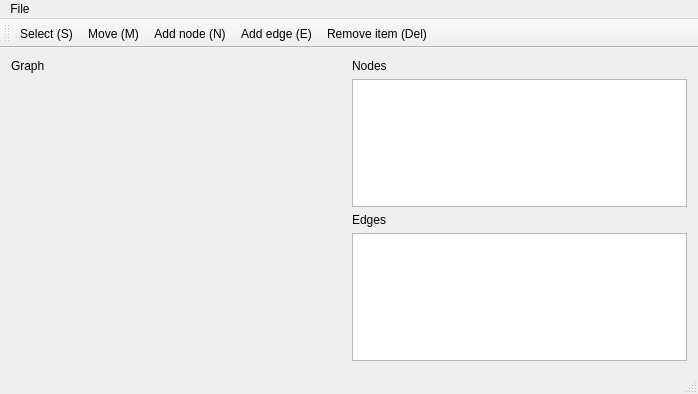
<?xml version="1.0" encoding="UTF-8"?>
<ui version="4.0">
 <class>GraphWindow</class>
 <widget class="QMainWindow" name="GraphWindow">
  <property name="geometry">
   <rect>
    <x>0</x>
    <y>0</y>
    <width>698</width>
    <height>394</height>
   </rect>
  </property>
  <property name="windowTitle">
   <string>Graph Editor</string>
  </property>
  <widget class="QWidget" name="centralWidget">
   <layout class="QGridLayout" name="gridLayout">
    <item row="0" column="0">
     <widget class="QLabel" name="graphLabel">
      <property name="text">
       <string>Graph</string>
      </property>
     </widget>
    </item>
    <item row="3" column="1">
     <widget class="QTableView" name="edgesView">
      <property name="sizePolicy">
       <sizepolicy hsizetype="Minimum" vsizetype="Expanding">
        <horstretch>0</horstretch>
        <verstretch>0</verstretch>
       </sizepolicy>
      </property>
     </widget>
    </item>
    <item row="2" column="1">
     <widget class="QLabel" name="edgeLabel">
      <property name="text">
       <string>Edges</string>
      </property>
     </widget>
    </item>
    <item row="1" column="1">
     <widget class="QTableView" name="nodesView">
      <property name="sizePolicy">
       <sizepolicy hsizetype="Minimum" vsizetype="Expanding">
        <horstretch>0</horstretch>
        <verstretch>0</verstretch>
       </sizepolicy>
      </property>
      <attribute name="horizontalHeaderCascadingSectionResizes">
       <bool>false</bool>
      </attribute>
     </widget>
    </item>
    <item row="0" column="1">
     <widget class="QLabel" name="nodesLabel">
      <property name="text">
       <string>Nodes</string>
      </property>
     </widget>
    </item>
   </layout>
  </widget>
  <widget class="QToolBar" name="mainToolBar">
   <attribute name="toolBarArea">
    <enum>TopToolBarArea</enum>
   </attribute>
   <attribute name="toolBarBreak">
    <bool>false</bool>
   </attribute>
   <addaction name="actionSelect"/>
   <addaction name="actionMove"/>
   <addaction name="actionAdd_node"/>
   <addaction name="actionAdd_edge"/>
   <addaction name="actionRemove_item"/>
  </widget>
  <widget class="QStatusBar" name="statusBar"/>
  <widget class="QMenuBar" name="menuBar">
   <property name="geometry">
    <rect>
     <x>0</x>
     <y>0</y>
     <width>698</width>
     <height>19</height>
    </rect>
   </property>
   <widget class="QMenu" name="menuFile">
    <property name="title">
     <string>File</string>
    </property>
    <addaction name="actionNew"/>
    <addaction name="actionOpen"/>
    <addaction name="actionSave"/>
    <addaction name="actionExit"/>
   </widget>
   <addaction name="menuFile"/>
  </widget>
  <action name="actionOpen">
   <property name="text">
    <string>Open (Ctrl+O)</string>
   </property>
   <property name="toolTip">
    <string>Load graph from file</string>
   </property>
   <property name="shortcut">
    <string>Ctrl+O</string>
   </property>
  </action>
  <action name="actionSave">
   <property name="text">
    <string>Save (Ctrl+S)</string>
   </property>
   <property name="toolTip">
    <string>Save graph to file</string>
   </property>
   <property name="shortcut">
    <string>Ctrl+S</string>
   </property>
  </action>
  <action name="actionExit">
   <property name="text">
    <string>Exit (Ctrl+Q)</string>
   </property>
   <property name="toolTip">
    <string>Exit editor</string>
   </property>
   <property name="shortcut">
    <string>Ctrl+Q</string>
   </property>
  </action>
  <action name="actionNew">
   <property name="text">
    <string>New (Ctrl+N)</string>
   </property>
   <property name="toolTip">
    <string>New graph</string>
   </property>
   <property name="shortcut">
    <string>Ctrl+N</string>
   </property>
  </action>
  <action name="actionAdd_node">
   <property name="text">
    <string>Add node (N)</string>
   </property>
   <property name="toolTip">
    <string>Add node</string>
   </property>
   <property name="shortcut">
    <string>N</string>
   </property>
  </action>
  <action name="actionAdd_edge">
   <property name="text">
    <string>Add edge (E)</string>
   </property>
   <property name="toolTip">
    <string>Add edge</string>
   </property>
   <property name="shortcut">
    <string>E</string>
   </property>
  </action>
  <action name="actionRemove_item">
   <property name="text">
    <string>Remove item (Del)</string>
   </property>
   <property name="toolTip">
    <string>Remove selected item</string>
   </property>
   <property name="shortcut">
    <string>Del</string>
   </property>
  </action>
  <action name="actionMove">
   <property name="text">
    <string>Move (M)</string>
   </property>
   <property name="toolTip">
    <string>Move items or view</string>
   </property>
   <property name="shortcut">
    <string>M</string>
   </property>
  </action>
  <action name="actionSelect">
   <property name="text">
    <string>Select (S)</string>
   </property>
   <property name="toolTip">
    <string>Select items</string>
   </property>
   <property name="shortcut">
    <string>S</string>
   </property>
  </action>
 </widget>
 <layoutdefault spacing="6" margin="11"/>
 <resources/>
 <connections/>
</ui>
